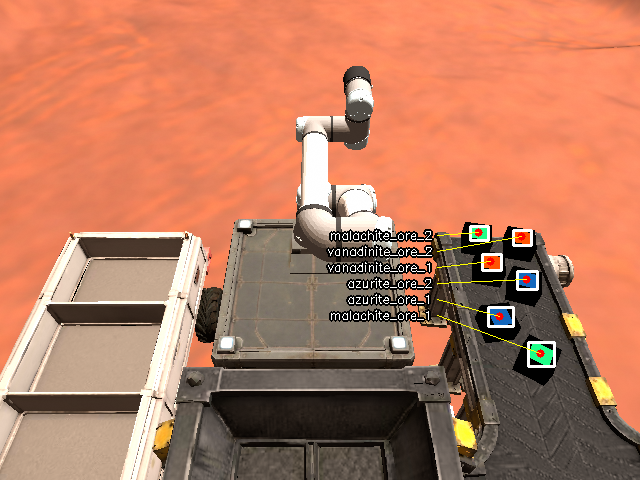
#> input picture SC#1304_task1A_detection.png, 640 x 480 px
$ python detect_boxes.py '../SC#1304_task1A_detection.png' out.png
#> lines starting #> are read from the running program, lines starting #| are printed output that depends on the picture; after the words box and inside, x2 and y2 are one past the last pixel; in counts of white or black regions, pixels touching at a corner belong together
#> further down, img is the input picture: shape (480, 640, 3); mean B, G, R 95.6, 122.4, 184.9
"""
Color-based ore/box detection with OpenCV.

Pipeline:
  1. Load image, convert BGR -> HSV
  2. Threshold each target color into a binary mask
  3. Clean masks with morphological ops
  4. Find contours -> filter by area -> compute bounding box + centroid
  5. Draw + print results

Usage:
  python3 detect_boxes.py <input_image> <output_image>
"""

import sys
import cv2
import numpy as np

# --- 1. Define HSV color ranges for each box color -------------------------
# HSV in OpenCV: H in [0,179], S in [0,255], V in [0,255]
# These are starting points -- tune them for your lighting (see notes below).
COLOR_RANGES = {
    "blue":   [((100, 100, 50), (130, 255, 255))],
    "green":  [((40, 60, 40), (85, 255, 255))],
    # orange/red often wraps around hue 0, so give it one band near 0-15
    # and (if needed) one near 170-180. Here the boxes are orange, so one band suffices.
    "orange": [((0, 200, 150), (20, 255, 255))],
}

# BGR colors just for drawing labels/boxes on screen
DRAW_COLOR = {
    "blue":   (255, 0, 0),
    "green":  (0, 255, 0),
    "orange": (0, 140, 255),
}

MIN_AREA = 150  # pixels; filters out tiny noise blobs -- tune to your image scale


def detect_color_boxes(image, color_ranges=COLOR_RANGES, min_area=MIN_AREA):
    """Returns list of dicts: {color, bbox(x,y,w,h), centroid(cx,cy), area}"""
#> called with min_area = 150
    hsv = cv2.cvtColor(image, cv2.COLOR_BGR2HSV)
#> hsv: shape (480, 640, 3); mean H, S, V 10.8, 110.2, 185.4
    kernel = np.ones((5, 5), np.uint8)

    detections = []
    for color_name, ranges in color_ranges.items():
        mask = np.zeros(hsv.shape[:2], dtype=np.uint8)
        for lower, upper in ranges:
            mask |= cv2.inRange(hsv, np.array(lower), np.array(upper))

        # clean up the mask: remove speckle noise, then fill small holes
        mask = cv2.morphologyEx(mask, cv2.MORPH_OPEN, kernel, iterations=2)
        mask = cv2.morphologyEx(mask, cv2.MORPH_CLOSE, kernel, iterations=2)

        contours, _ = cv2.findContours(mask, cv2.RETR_EXTERNAL, cv2.CHAIN_APPROX_SIMPLE)
        for c in contours:
            area = cv2.contourArea(c)
            if area < min_area:
                continue
            x, y, w, h = cv2.boundingRect(c)
            M = cv2.moments(c)
            cx = int(M["m10"] / M["m00"]) if M["m00"] else x + w // 2
            cy = int(M["m01"] / M["m00"]) if M["m00"] else y + h // 2
            detections.append({
                "color": color_name,
                "bbox": (x, y, w, h),
                "centroid": (cx, cy),
                "area": area,
            })
#> this loop made 3 passes
#> (color_name, ranges) on passes 1 to 2: ('blue', [((100, 100, 50), (130, 255, 255))]), ('green', [((40, 60, 40), (85, 255, 255))])
#> (color_name, ranges, contours) on pass 3: ('orange', [((0, 200, 150), (20, 255, 255))], [[[491, 257], [491, 268], [499, 268], [499, 257]]])
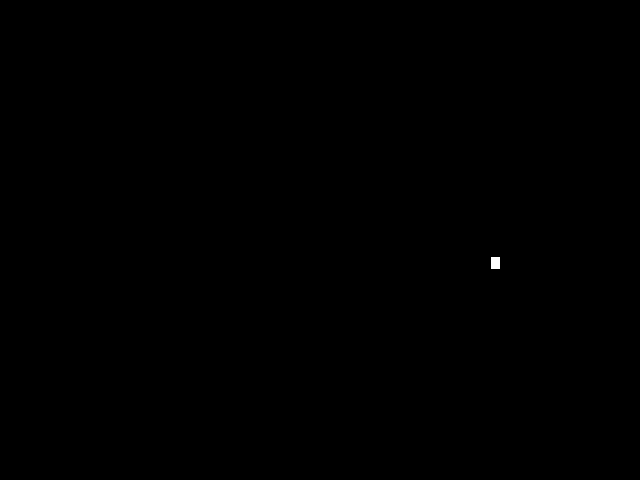
#> mask: shape (480, 640); 0.04% white; 1 white region, box (x1, y1, x2, y2) and area: (491, 257, 500, 269) 108
#> after the loop, detections = []
    return detections


def draw_detections(image, detections):
    out = image.copy()
    for i, d in enumerate(detections):
        x, y, w, h = d["bbox"]
        cx, cy = d["centroid"]
        color = DRAW_COLOR.get(d["color"], (255, 255, 255))
        cv2.rectangle(out, (x, y), (x + w, y + h), color, 2)
        cv2.circle(out, (cx, cy), 4, color, -1)
        label = f'{d["color"]}_{i}'
        cv2.putText(out, label, (x, max(y - 8, 12)),
                    cv2.FONT_HERSHEY_SIMPLEX, 0.5, color, 2)
    return out


if __name__ == "__main__":
    in_path = sys.argv[1] if len(sys.argv) > 1 else "input.png"
    out_path = sys.argv[2] if len(sys.argv) > 2 else "output.png"

    img = cv2.imread(in_path)
    if img is None:
        raise FileNotFoundError(f"Could not read image: {in_path}")

    dets = detect_color_boxes(img)
#> dets = []
    result_img = draw_detections(img, dets)
    cv2.imwrite(out_path, result_img)

    print(f"Found {len(dets)} boxes:")
#| Found 0 boxes:
    for i, d in enumerate(dets):
        print(f'  [{i}] color={d["color"]:<7} centroid={d["centroid"]} '
              f'bbox={d["bbox"]} area={d["area"]:.0f}')
#> this loop made 0 passes
